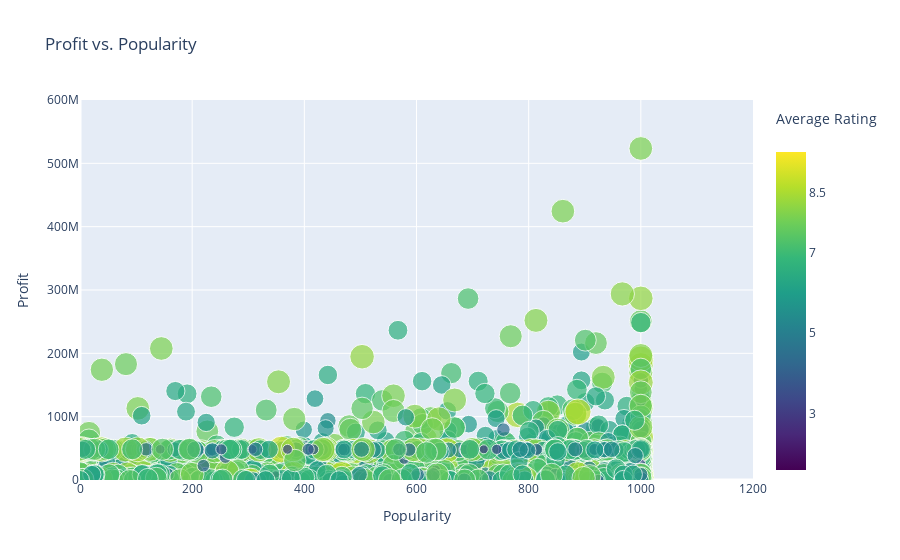

The code cell stored with this chart in its notebook:
### Code cell
import plotly.graph_objs as go
import ipywidgets as widgets
import datetime
from plotly.offline import download_plotlyjs, init_notebook_mode, plot, iplot
import plotly.figure_factory as ff
from math import floor
from plotly import tools
from plotly.graph_objs import *
from IPython.display import display
from chart_studio.widgets import GraphWidget

layout = go.Layout(
    title='Profit vs. Popularity',
    yaxis=dict(
        title='Profit',
        gridcolor='rgb(255, 255, 255)',
        range=[0, 6e8],
        zerolinewidth=3,
        ticklen=1,
        gridwidth=1,
    ),
    xaxis=dict(
        title='Popularity',
        gridcolor='rgb(255, 255, 255)',
        range=[0, 1200],
        zerolinewidth=3,
        ticklen=5,
        gridwidth=1,
    )
)
data = [go.Scatter(
    y=movies[movies.budget>5000].profit.values,
    x=movies[movies.budget>5000].actor_1_facebook_likes.values,  
    mode='markers',
    text= movies[movies.budget>5000].movie_title.values, # Movie Titles
    marker=dict(
        size=3*(movies[movies.budget>5000].imdb_score),
        sizeref=1.0,
        color=movies[movies.budget>5000].imdb_score.values,
                
        colorbar=ColorBar(title='Average Rating<br> &nbsp;' , tickvals=[0,1.5,3,5,7,8.5]),

        showscale=True,
        colorscale='Viridis'
    ))]
fig = go.Figure(data=data, layout=layout)
iplot(fig)

#profit increases with popularity of actors. imbd_score independent of actors popularity
#Avtar is most popular n profit earning movie

### Figure 1 — Plotly figure (JSON) as saved in the notebook; plotly's stock layout.template omitted (floating-point values rounded to 4 significant figures; data arrays with more than 128 entries replaced by an {"elided": "..."} marker saying what was removed)
{"data": [{"marker": {"color": {"elided": "5038 float values"}, "colorbar": {"tickvals": [0, 1.5, 3, 5, 7, 8.5], "title": {"text": "Average Rating<br> &nbsp;"}}, "colorscale": [[0, "#440154"], [0.1111, "#482878"], [0.2222, "#3e4989"], [0.3333, "#31688e"], [0.4444, "#26828e"], [0.5556, "#1f9e89"], [0.6667, "#35b779"], [0.7778, "#6ece58"], [0.8889, "#b5de2b"], [1, "#fde725"]], "showscale": true, "size": {"elided": "5038 float values"}, "sizeref": 1}, "mode": "markers", "text": {"elided": "5038 str values"}, "type": "scatter", "x": {"elided": "5038 float values"}, "y": {"elided": "5038 float values"}}], "layout": {"title": {"text": "Profit vs. Popularity"}, "xaxis": {"gridcolor": "rgb(255, 255, 255)", "gridwidth": 1, "range": [0, 1200], "ticklen": 5, "title": {"text": "Popularity"}, "zerolinewidth": 3}, "yaxis": {"gridcolor": "rgb(255, 255, 255)", "gridwidth": 1, "range": [0, 600000000], "ticklen": 1, "title": {"text": "Profit"}, "zerolinewidth": 3}}}
